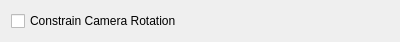
<?xml version="1.0" encoding="UTF-8"?>
<ui version="4.0">
 <class>TruckWidget</class>
 <widget class="QWidget" name="TruckWidget">
  <property name="geometry">
   <rect>
    <x>0</x>
    <y>0</y>
    <width>400</width>
    <height>35</height>
   </rect>
  </property>
  <property name="windowTitle">
   <string>Form</string>
  </property>
  <layout class="QHBoxLayout" name="horizontalLayout">
   <item>
    <widget class="QCheckBox" name="checkBox">
     <property name="text">
      <string>Constrain Camera Rotation</string>
     </property>
    </widget>
   </item>
  </layout>
 </widget>
 <resources/>
 <connections/>
</ui>
